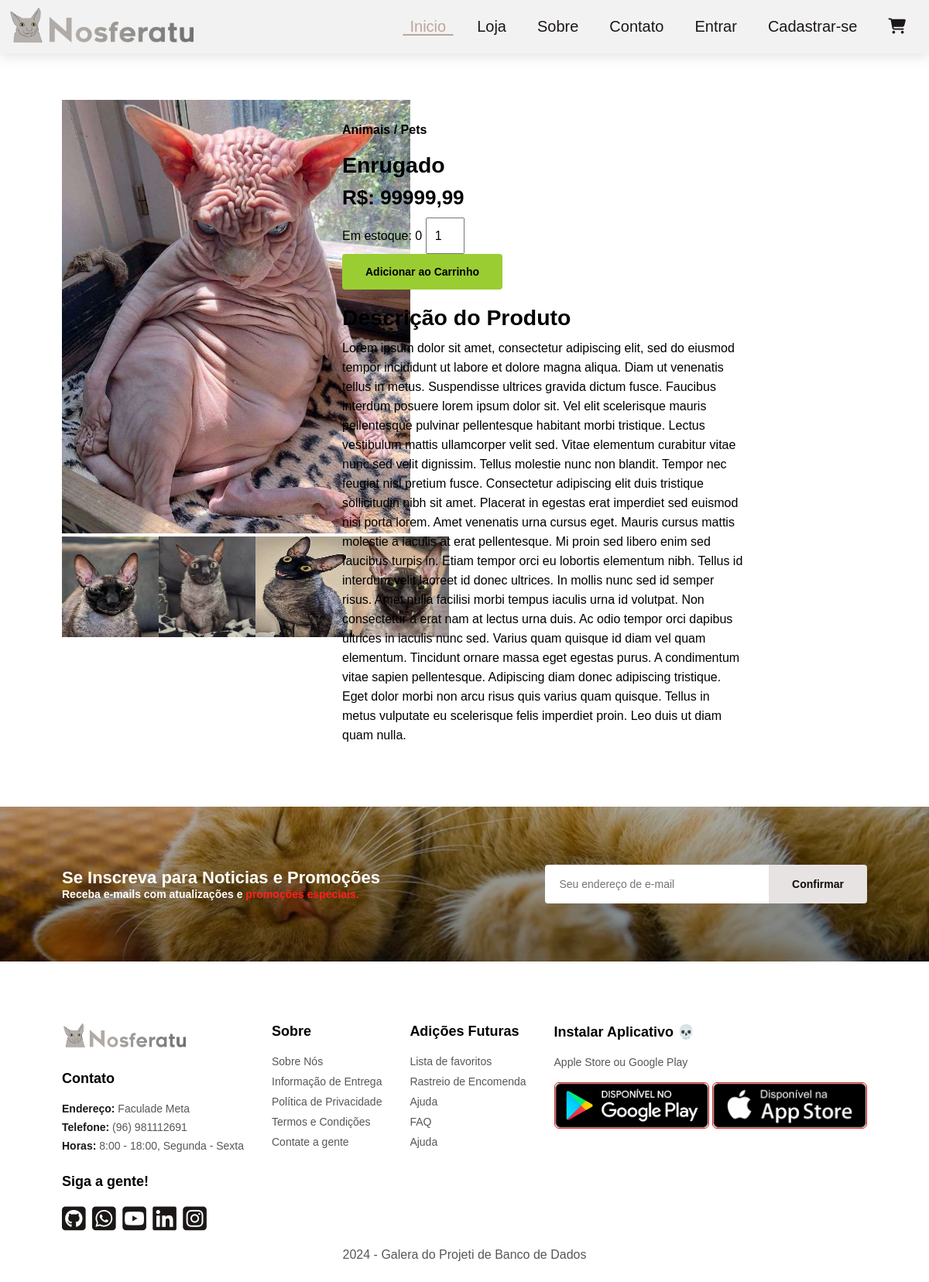
/produto/4, run on the app's committed database.
### loja/models.py (models this page shows, shortened)
class Produto(models.Model):
    nome = models.CharField(max_length=255, blank=False, null=False, default="Produto sem nome")
    descricao = models.CharField(max_length=2048, blank=False, null=False, default="")
    mini_descricao = models.CharField(max_length=255, blank=False, null=False, default="")
    preco = models.DecimalField(max_digits=11, decimal_places=2, blank=False, null=False, default=0.0)
    estoque = models.IntegerField(blank=False, null=False, default=0)
    peso = models.DecimalField(max_digits=11, decimal_places=2, blank=False, null=False, default=0.0)
    cod_barras = models.CharField(max_length=255, blank=False, null=False, default="000000000")
    desconto = models.DecimalField(max_digits=5, decimal_places=2, blank=False, null=False, default=0.0)
    avaliacao = models.IntegerField(blank=False, null=False, default=0)
    url_imagem = models.CharField(max_length=255, blank=False, null=False, default="")
    def __str__(self):
        return f"Produto: {self.nome}"

### loja/views.py (the view)
# urls.py: path("produto/<int:id_produto>", views.produto, name="produto")
def produto(request: HttpRequest, id_produto: int):
    produto = Produto.objects.filter(id = id_produto).first()
    print("Produto encontrados:", produto)
    return render(request, "loja/sprodutct.html", {"produto": produto})

### loja/templates/loja/sprodutct.html (shortened to what this page needs)
{% load static %}
<!DOCTYPE html>
<html lang="en">
    <head>
        <link href="{% static 'loja/styles.css'%}" rel="stylesheet">
        <link rel="stylesheet" href="https://cdnjs.cloudflare.com/ajax/libs/font-awesome/6.5.2/css/all.min.css">
        <link href="https://fonts.cdnfonts.com/css/renogare" rel="stylesheet">
    </head>
    <body>
        {% include 'loja/snippets/header.html' %}
        <section id="prodetails" class="section-p1">
            <div class="single-pro-image">
                <img width="100%" id="MainImg" src="{{ produto.url_imagem }}" alt="TESTE">
                <div class="small-img-group">
                    <div class="small-img-col">
                        <img width="100%" class="small-img" src="/static/img/gatos/gatomorcego2.jpg" alt="TESTE">
                    </div>
                    <div class="small-img-col">
                        <img width="100%" class="small-img" src="/static/img/gatos/gatomorcego3.jpg" alt="TESTE">
                    </div>
                    <div class="small-img-col">
                        <img width="100%" class="small-img" src="/static/img/gatos/gatomorcego4.jpeg" alt="TESTE">
                    </div>
                    <div class="small-img-col">
                        <img width="100%" class="small-img" src="/static/img/gatos/gatomorcego5.jpg" alt="TESTE">
                    </div>
                </div>
            </div>
            <div class="single-pro-details">
                <h6>Animais / Pets</h6>
                <h4>{{ produto.nome }}</h4>
                <h2>R$: {{ produto.preco }}</h2>
                <div>
                    <span>Em estoque: {{ produto.estoque }}</span>
                    <input type="number" value="1">
                </div>
                <button class="normal">Adicionar ao Carrinho</button>
                <h4>Descrição do Produto</h4>
                <span>{{ produto.descricao }}</span>
            </div>
        </section>
        {% include 'loja/snippets/newsletter.html' %}
        {% include 'loja/snippets/footer.html' %}
    </body>
</html>

### loja/static/loja/styles.css (style rules this page uses)
* { font-family: "Renogare", sans-serif; box-sizing: border-box; text-decoration: none; margin: 0; padding: 0; }
html { font-size: 100%; }
h2 { font-size: 3.158rem; }
h4 { font-size: 1.777rem; }
body { width: 100%; }
.section-p1 { padding: 40px 80px; }
button.normal { font-size: 14px; font-weight: 600; padding: 15px 30px; color: #0d0d0d; background-color: yellowgreen; border-radius: 4px; cursor: pointer; border: none; outline: none; transition: 0.2s; }
#prodetails { display: flex; margin-top: 20px; }
#MainImg { width: 56.2vh; height: 70vh; }
#prodetails .single-pro-image { width: 30%; margin-right: 50px; }
.small-img-group { display: flex; justify-content: space-between; }
.small-img { width: 125px; height: 130px; }
.small-img-col { flex-basis: 24%; cursor: pointer; }
#prodetails .single-pro-details { width: 50%; padding-top: 30px; }
#prodetails .single-pro-details h6 { font-size: 16px; }
#prodetails .single-pro-details h4 { padding: 20px 0 10px 0; }
#prodetails .single-pro-details h2 { font-size: 26px; padding-bottom: 10px; }
#prodetails .single-pro-details input { width: 50px; height: 47px; padding-left: 10px; font-size: 16px; margin-right: 10px; }
#prodetails .single-pro-details button { background: yellowgreen; color: black; }
#prodetails .single-pro-details span { line-height: 25px; font-weight: 200; }

### data on the page
Produto: url_imagem (picture), nome "Enrugado", preco "99999,99", estoque "0", descricao "Lorem ipsum dolor sit amet, consectetur adipiscing elit, sed do eiusmod tempor incididunt ut labore et dolore magna aliqua. Diam ut venenatis tellus in metus. Suspendisse ultrices gravida dictum fusce. Faucibus interdum posuere lorem ipsum dolor sit. Vel elit scelerisque mauris pellentesque pulvinar pellentesque habitant morbi tristique. Lectus vestibulum mattis ullamcorper velit sed. Vitae elementum curabitur vitae nunc sed velit dignissim. Tellus molestie nunc non blandit. Tempor nec feugiat nisl pretium fusce. Consectetur adipiscing elit duis tristique sollicitudin nibh sit amet. Placerat in egestas erat imperdiet sed euismod nisi porta lorem. Amet venenatis urna cursus eget. Mauris…"
